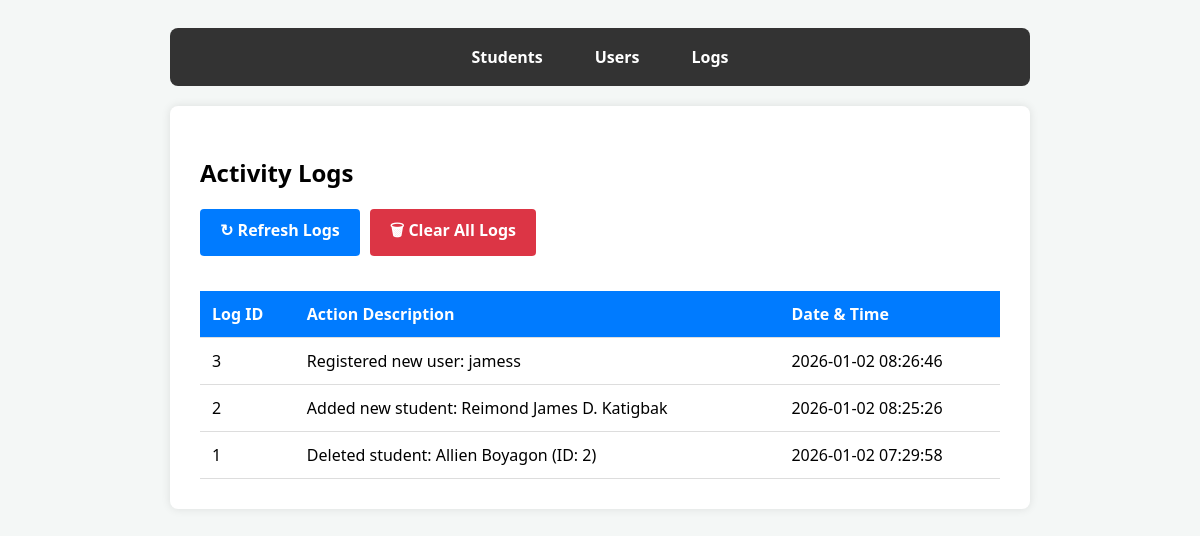
The page /student-system/log.php?msg=cleared on the database its author committed.
### tables this page shows
CREATE TABLE `logs` (
  `log_id` int(11) NOT NULL AUTO_INCREMENT,
  `action` varchar(100) NOT NULL,
  `action_date` timestamp NOT NULL DEFAULT current_timestamp(),
  PRIMARY KEY (`log_id`)
);

### student-system/log.php (the view, shortened to what this page needs)
<?php
include 'db.php';
$result = $conn->query("SELECT * FROM logs ORDER BY action_date DESC");
?>
<!DOCTYPE html>
<html lang="en">
<head>
    <link rel="stylesheet" href="style.css">
</head>
<body>
<nav class="navbar">
    <a href="index.php">Students</a>
    <a href="user.php">Users</a>
    <a href="log.php">Logs</a>
</nav>
<div class="container">
    <h2>Activity Logs</h2>
    <div style="margin-bottom: 20px; display: flex; gap: 10px;">
        <a href="log.php" class="btn-add" style="
            background-color: #007bff;
            color: white;
            padding: 10px 20px;
            text-decoration: none;
            border-radius: 4px;
            display: inline-block;
            font-weight: bold;
        ">↻ Refresh Logs</a>
        <a href="clear_logs.php" class="btn-add" style="
            background-color: #dc3545;
            color: white;
            padding: 10px 20px;
            text-decoration: none;
            border-radius: 4px;
            display: inline-block;
            font-weight: bold;
        " onclick="return confirm('Warning: This will permanently delete all activity logs. Continue?')">🗑 Clear All Logs</a>
    </div>
    <table>
        <thead>
            <tr>
                <th>Log ID</th>
                <th>Action Description</th>
                <th>Date & Time</th>
            </tr>
        </thead>
        <tbody>
            <?php
            if ($result && $result->num_rows > 0) {
                while($row = $result->fetch_assoc()) {
                    echo "<tr>
                            <td>{$row['log_id']}</td>
                            <td>{$row['action']}</td>
                            <td>{$row['action_date']}</td>
                          </tr>";
                }
            } else {
                echo "<tr><td colspan='3' style='text-align:center;'>No activity logs found.</td></tr>";
            }
            ?>
        </tbody>
    </table>
</div>
</body>
</html>

### student-system/style.css (style rules this page uses)
body { font-family: 'Segoe UI', Tahoma, Geneva, Verdana, sans-serif; background-color: #f4f7f6; display: flex; flex-direction: column; align-items: center; padding: 20px; }
.navbar { background-color: #333; width: 100%; max-width: 860px; padding: 10px 0; margin-bottom: 20px; border-radius: 8px; display: flex; justify-content: center; gap: 20px; }
.navbar a { color: white; text-decoration: none; font-weight: bold; padding: 8px 16px; border-radius: 4px; transition: 0.3s; }
.container { background: white; padding: 30px; border-radius: 8px; box-shadow: 0px 0px 10px rgba(0,0,0,0.1); width: 100%; max-width: 800px; }
table { width: 100%; border-collapse: collapse; margin-top: 20px; }
th, td { padding: 12px; border-bottom: 1px solid #ddd; text-align: left; }
th { background-color: #007bff; color: white; }
.btn-add { display: inline-block; padding: 10px 20px; background-color: #28a745; color: white; text-decoration: none; border-radius: 4px; margin-bottom: 15px; font-weight: bold; }

### rows shown on the page
logs: log_id "3", action "Registered new user: jamess", action_date "2026-01-02 08:26:46"
logs: log_id "2", action "Added new student: Reimond James D. Katigbak", action_date "2026-01-02 08:25:26"
logs: log_id "1", action "Deleted student: Allien Boyagon (ID: 2)", action_date "2026-01-02 07:29:58"
